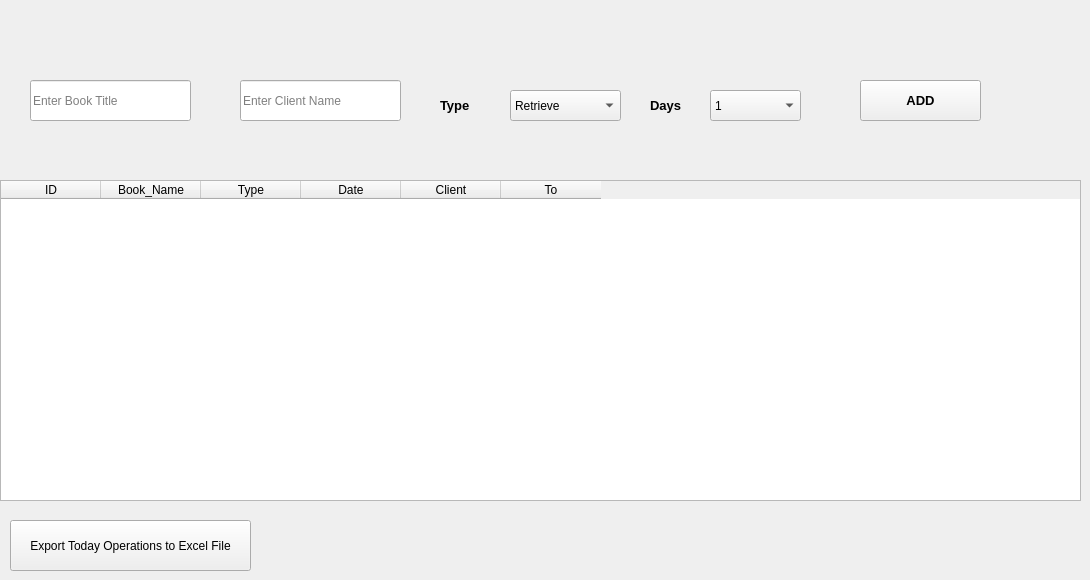
    <widget class="QWidget" name="tab">
     <attribute name="title">
      <string>Tab 1</string>
     </attribute>
     <widget class="QTableWidget" name="tableWidget">
      <property name="geometry">
       <rect>
        <x>0</x>
        <y>180</y>
        <width>1081</width>
        <height>321</height>
       </rect>
      </property>
      <column>
       <property name="text">
        <string>ID</string>
       </property>
      </column>
      <column>
       <property name="text">
        <string>Book_Name</string>
       </property>
      </column>
      <column>
       <property name="text">
        <string>Type</string>
       </property>
      </column>
      <column>
       <property name="text">
        <string>Date</string>
       </property>
      </column>
      <column>
       <property name="text">
        <string>Client</string>
       </property>
      </column>
      <column>
       <property name="text">
        <string>To</string>
       </property>
      </column>
     </widget>
     <widget class="QPushButton" name="pushButton_6">
      <property name="geometry">
       <rect>
        <x>860</x>
        <y>80</y>
        <width>121</width>
        <height>41</height>
       </rect>
      </property>
      <property name="font">
       <font>
        <pointsize>10</pointsize>
        <weight>75</weight>
        <bold>true</bold>
       </font>
      </property>
      <property name="text">
       <string>ADD</string>
      </property>
     </widget>
     <widget class="QLineEdit" name="lineEdit">
      <property name="geometry">
       <rect>
        <x>30</x>
        <y>80</y>
        <width>161</width>
        <height>41</height>
       </rect>
      </property>
      <property name="placeholderText">
       <string>Enter Book Title</string>
      </property>
     </widget>
     <widget class="QComboBox" name="comboBox">
      <property name="geometry">
       <rect>
        <x>510</x>
        <y>90</y>
        <width>111</width>
        <height>31</height>
       </rect>
      </property>
      <item>
       <property name="text">
        <string>Retrieve</string>
       </property>
      </item>
      <item>
       <property name="text">
        <string>Rent</string>
       </property>
      </item>
     </widget>
     <widget class="QComboBox" name="comboBox_2">
      <property name="geometry">
       <rect>
        <x>710</x>
        <y>90</y>
        <width>91</width>
        <height>31</height>
       </rect>
      </property>
      <item>
       <property name="text">
        <string>1</string>
       </property>
      </item>
      <item>
       <property name="text">
        <string>2</string>
       </property>
      </item>
      <item>
       <property name="text">
        <string>3</string>
       </property>
      </item>
      <item>
       <property name="text">
        <string>4</string>
       </property>
      </item>
      <item>
       <property name="text">
        <string>5</string>
       </property>
      </item>
      <item>
       <property name="text">
        <string>6</string>
       </property>
      </item>
      <item>
       <property name="text">
        <string>7</string>
       </property>
      </item>
      <item>
       <property name="text">
        <string>8</string>
       </property>
      </item>
      <item>
       <property name="text">
        <string>9</string>
       </property>
      </item>
      <item>
       <property name="text">
        <string>10</string>
       </property>
      </item>
     </widget>
     <widget class="QLabel" name="label">
      <property name="geometry">
       <rect>
        <x>440</x>
        <y>90</y>
        <width>51</width>
        <height>31</height>
       </rect>
      </property>
      <property name="font">
       <font>
        <pointsize>10</pointsize>
        <weight>75</weight>
        <bold>true</bold>
       </font>
      </property>
      <property name="text">
       <string>Type</string>
      </property>
     </widget>
     <widget class="QLabel" name="label_2">
      <property name="geometry">
       <rect>
        <x>650</x>
        <y>90</y>
        <width>41</width>
        <height>31</height>
       </rect>
      </property>
      <property name="font">
       <font>
        <pointsize>10</pointsize>
        <weight>75</weight>
        <bold>true</bold>
       </font>
      </property>
      <property name="text">
       <string>Days</string>
      </property>
     </widget>
     <widget class="QLineEdit" name="lineEdit_16">
      <property name="geometry">
       <rect>
        <x>240</x>
        <y>80</y>
        <width>161</width>
        <height>41</height>
       </rect>
      </property>
      <property name="placeholderText">
       <string>Enter Client Name</string>
      </property>
     </widget>
     <widget class="QPushButton" name="pushButton_8">
      <property name="geometry">
       <rect>
        <x>10</x>
        <y>520</y>
        <width>241</width>
        <height>51</height>
       </rect>
      </property>
      <property name="text">
       <string>Export Today Operations to Excel File</string>
      </property>
     </widget>
    </widget>
